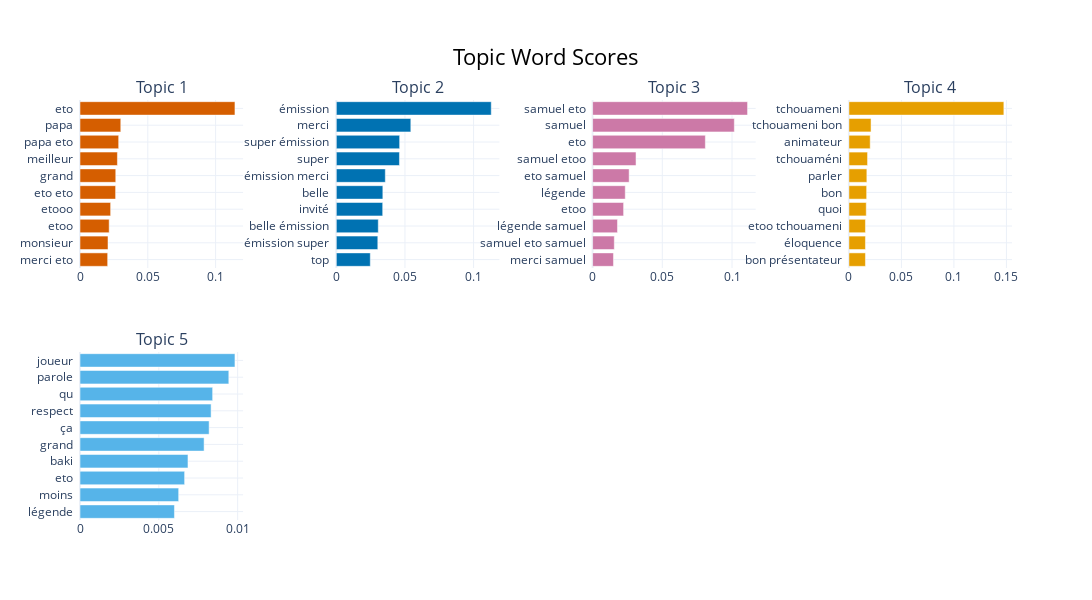

The cell this chart's notebook holds for it:
### Code cell
topic_model.visualize_barchart(n_words=10, topics=[1,2,3,4,5, ], height=300, width=300)

### Figure 1 — Plotly figure (JSON) as saved in the notebook; plotly's stock layout.template omitted (floating-point values rounded to 4 significant figures)
{"data": [{"marker": {"color": "#D55E00"}, "orientation": "h", "type": "bar", "x": [0.0204, 0.02065, 0.02151, 0.02258, 0.02625, 0.02637, 0.02759, 0.02851, 0.03007, 0.1143], "xaxis": "x", "y": ["merci eto  ", "monsieur  ", "etoo  ", "etooo  ", "eto eto  ", "grand  ", "meilleur  ", "papa eto  ", "papa  ", "eto  "], "yaxis": "y"}, {"marker": {"color": "#0072B2"}, "orientation": "h", "type": "bar", "x": [0.02476, 0.03023, 0.03058, 0.03379, 0.0339, 0.0357, 0.046, 0.04614, 0.05429, 0.1129], "xaxis": "x2", "y": ["top  ", "émission super  ", "belle émission  ", "invité  ", "belle  ", "émission merci  ", "super  ", "super émission  ", "merci  ", "émission  "], "yaxis": "y2"}, {"marker": {"color": "#CC79A7"}, "orientation": "h", "type": "bar", "x": [0.01496, 0.01556, 0.01784, 0.02224, 0.02342, 0.0262, 0.03115, 0.08087, 0.1017, 0.1111], "xaxis": "x3", "y": ["merci samuel  ", "samuel eto samuel  ", "légende samuel  ", "etoo  ", "légende  ", "eto samuel  ", "samuel etoo  ", "eto  ", "samuel  ", "samuel eto  "], "yaxis": "y3"}, {"marker": {"color": "#E69F00"}, "orientation": "h", "type": "bar", "x": [0.01575, 0.01575, 0.01575, 0.01653, 0.0169, 0.01709, 0.01776, 0.02028, 0.02109, 0.1476], "xaxis": "x4", "y": ["bon présentateur  ", "éloquence  ", "etoo tchouameni  ", "quoi  ", "bon  ", "parler  ", "tchouaméni  ", "animateur  ", "tchouameni bon  ", "tchouameni  "], "yaxis": "y4"}, {"marker": {"color": "#56B4E9"}, "orientation": "h", "type": "bar", "x": [0.00599, 0.006257, 0.006635, 0.006848, 0.00787, 0.008189, 0.008315, 0.008412, 0.009438, 0.009827], "xaxis": "x5", "y": ["légende  ", "moins  ", "eto  ", "baki  ", "grand  ", "ça  ", "respect  ", "qu  ", "parole  ", "joueur  "], "yaxis": "y5"}], "layout": {"annotations": [{"font": {"size": 16}, "showarrow": false, "text": "Topic 1", "x": 0.0875, "xanchor": "center", "xref": "paper", "y": 1, "yanchor": "bottom", "yref": "paper"}, {"font": {"size": 16}, "showarrow": false, "text": "Topic 2", "x": 0.3625, "xanchor": "center", "xref": "paper", "y": 1, "yanchor": "bottom", "yref": "paper"}, {"font": {"size": 16}, "showarrow": false, "text": "Topic 3", "x": 0.6375, "xanchor": "center", "xref": "paper", "y": 1, "yanchor": "bottom", "yref": "paper"}, {"font": {"size": 16}, "showarrow": false, "text": "Topic 4", "x": 0.9125, "xanchor": "center", "xref": "paper", "y": 1, "yanchor": "bottom", "yref": "paper"}, {"font": {"size": 16}, "showarrow": false, "text": "Topic 5", "x": 0.0875, "xanchor": "center", "xref": "paper", "y": 0.4, "yanchor": "bottom", "yref": "paper"}], "height": 600, "hoverlabel": {"bgcolor": "white", "font": {"family": "Rockwell", "size": 16}}, "showlegend": false, "title": {"font": {"color": "Black", "size": 22}, "text": "Topic Word Scores", "x": 0.5, "xanchor": "center", "yanchor": "top"}, "width": 1200, "xaxis": {"anchor": "y", "domain": [0, 0.175], "showgrid": true}, "xaxis2": {"anchor": "y2", "domain": [0.275, 0.45], "showgrid": true}, "xaxis3": {"anchor": "y3", "domain": [0.55, 0.725], "showgrid": true}, "xaxis4": {"anchor": "y4", "domain": [0.825, 1], "showgrid": true}, "xaxis5": {"anchor": "y5", "domain": [0, 0.175], "showgrid": true}, "xaxis6": {"anchor": "y6", "domain": [0.275, 0.45], "showgrid": true}, "xaxis7": {"anchor": "y7", "domain": [0.55, 0.725], "showgrid": true}, "xaxis8": {"anchor": "y8", "domain": [0.825, 1], "showgrid": true}, "yaxis": {"anchor": "x", "domain": [0.6, 1], "showgrid": true}, "yaxis2": {"anchor": "x2", "domain": [0.6, 1], "showgrid": true}, "yaxis3": {"anchor": "x3", "domain": [0.6, 1], "showgrid": true}, "yaxis4": {"anchor": "x4", "domain": [0.6, 1], "showgrid": true}, "yaxis5": {"anchor": "x5", "domain": [0, 0.4], "showgrid": true}, "yaxis6": {"anchor": "x6", "domain": [0, 0.4], "showgrid": true}, "yaxis7": {"anchor": "x7", "domain": [0, 0.4], "showgrid": true}, "yaxis8": {"anchor": "x8", "domain": [0, 0.4], "showgrid": true}}}
